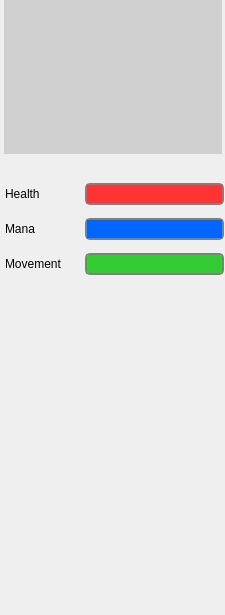
<ui version="4.0" >
 <class>RightWidget</class>
 <widget class="QWidget" name="RightWidget" >
  <property name="geometry" >
   <rect>
    <x>0</x>
    <y>0</y>
    <width>225</width>
    <height>615</height>
   </rect>
  </property>
  <property name="minimumSize" >
   <size>
    <width>225</width>
    <height>615</height>
   </size>
  </property>
  <property name="windowTitle" >
   <string>Form</string>
  </property>
  <widget class="QFrame" name="box_status" >
   <property name="geometry" >
    <rect>
     <x>0</x>
     <y>165</y>
     <width>225</width>
     <height>131</height>
    </rect>
   </property>
   <property name="frameShape" >
    <enum>QFrame::NoFrame</enum>
   </property>
   <widget class="QWidget" name="layoutWidget" >
    <property name="geometry" >
     <rect>
      <x>0</x>
      <y>5</y>
      <width>226</width>
      <height>121</height>
     </rect>
    </property>
    <layout class="QGridLayout" >
     <property name="leftMargin" >
      <number>5</number>
     </property>
     <property name="rightMargin" >
      <number>2</number>
     </property>
     <property name="horizontalSpacing" >
      <number>0</number>
     </property>
     <property name="verticalSpacing" >
      <number>5</number>
     </property>
     <item row="0" column="0" >
      <widget class="QLabel" name="label_health" >
       <property name="sizePolicy" >
        <sizepolicy vsizetype="Preferred" hsizetype="Fixed" >
         <horstretch>0</horstretch>
         <verstretch>0</verstretch>
        </sizepolicy>
       </property>
       <property name="minimumSize" >
        <size>
         <width>80</width>
         <height>0</height>
        </size>
       </property>
       <property name="text" >
        <string>Health</string>
       </property>
      </widget>
     </item>
     <item row="0" column="1" >
      <widget class="QProgressBar" name="bar_health" >
       <property name="minimumSize" >
        <size>
         <width>0</width>
         <height>22</height>
        </size>
       </property>
       <property name="maximumSize" >
        <size>
         <width>16777215</width>
         <height>22</height>
        </size>
       </property>
       <property name="styleSheet" >
        <string>QProgressBar { border: 2px solid gray; border-radius: 5px; }
QProgressBar::chunk {background-color:#FF3333;}</string>
       </property>
       <property name="value" >
        <number>100</number>
       </property>
       <property name="textVisible" >
        <bool>false</bool>
       </property>
      </widget>
     </item>
     <item row="1" column="0" >
      <widget class="QLabel" name="label_mana" >
       <property name="sizePolicy" >
        <sizepolicy vsizetype="Preferred" hsizetype="Fixed" >
         <horstretch>0</horstretch>
         <verstretch>0</verstretch>
        </sizepolicy>
       </property>
       <property name="minimumSize" >
        <size>
         <width>80</width>
         <height>0</height>
        </size>
       </property>
       <property name="text" >
        <string>Mana</string>
       </property>
      </widget>
     </item>
     <item row="1" column="1" >
      <widget class="QProgressBar" name="bar_mana" >
       <property name="minimumSize" >
        <size>
         <width>0</width>
         <height>22</height>
        </size>
       </property>
       <property name="maximumSize" >
        <size>
         <width>16777215</width>
         <height>22</height>
        </size>
       </property>
       <property name="styleSheet" >
        <string>QProgressBar { border: 2px solid gray; border-radius: 5px; }
QProgressBar::chunk {background-color:#0066FF}</string>
       </property>
       <property name="value" >
        <number>100</number>
       </property>
       <property name="textVisible" >
        <bool>false</bool>
       </property>
      </widget>
     </item>
     <item row="2" column="0" >
      <widget class="QLabel" name="label_movement" >
       <property name="sizePolicy" >
        <sizepolicy vsizetype="Preferred" hsizetype="Fixed" >
         <horstretch>0</horstretch>
         <verstretch>0</verstretch>
        </sizepolicy>
       </property>
       <property name="minimumSize" >
        <size>
         <width>80</width>
         <height>0</height>
        </size>
       </property>
       <property name="text" >
        <string>Movement</string>
       </property>
      </widget>
     </item>
     <item row="2" column="1" >
      <widget class="QProgressBar" name="bar_movement" >
       <property name="minimumSize" >
        <size>
         <width>0</width>
         <height>22</height>
        </size>
       </property>
       <property name="maximumSize" >
        <size>
         <width>16777215</width>
         <height>22</height>
        </size>
       </property>
       <property name="styleSheet" >
        <string>QProgressBar { border: 2px solid gray; border-radius: 5px; }
QProgressBar::chunk {background-color:#33CC33;}</string>
       </property>
       <property name="value" >
        <number>100</number>
       </property>
       <property name="textVisible" >
        <bool>false</bool>
       </property>
      </widget>
     </item>
    </layout>
   </widget>
  </widget>
  <widget class="QLabel" name="graph_map" >
   <property name="geometry" >
    <rect>
     <x>4</x>
     <y>0</y>
     <width>218</width>
     <height>154</height>
    </rect>
   </property>
   <property name="sizePolicy" >
    <sizepolicy vsizetype="Fixed" hsizetype="Fixed" >
     <horstretch>0</horstretch>
     <verstretch>0</verstretch>
    </sizepolicy>
   </property>
   <property name="minimumSize" >
    <size>
     <width>218</width>
     <height>154</height>
    </size>
   </property>
   <property name="maximumSize" >
    <size>
     <width>218</width>
     <height>154</height>
    </size>
   </property>
   <property name="autoFillBackground" >
    <bool>false</bool>
   </property>
   <property name="styleSheet" >
    <string>QLabel {background-color:#D0D0D0;}</string>
   </property>
   <property name="text" >
    <string/>
   </property>
  </widget>
 </widget>
 <layoutdefault spacing="5" margin="5" />
 <resources/>
 <connections/>
 <designerdata>
  <property name="gridDeltaX" >
   <number>5</number>
  </property>
  <property name="gridDeltaY" >
   <number>5</number>
  </property>
  <property name="gridSnapX" >
   <bool>true</bool>
  </property>
  <property name="gridSnapY" >
   <bool>true</bool>
  </property>
  <property name="gridVisible" >
   <bool>true</bool>
  </property>
 </designerdata>
</ui>
